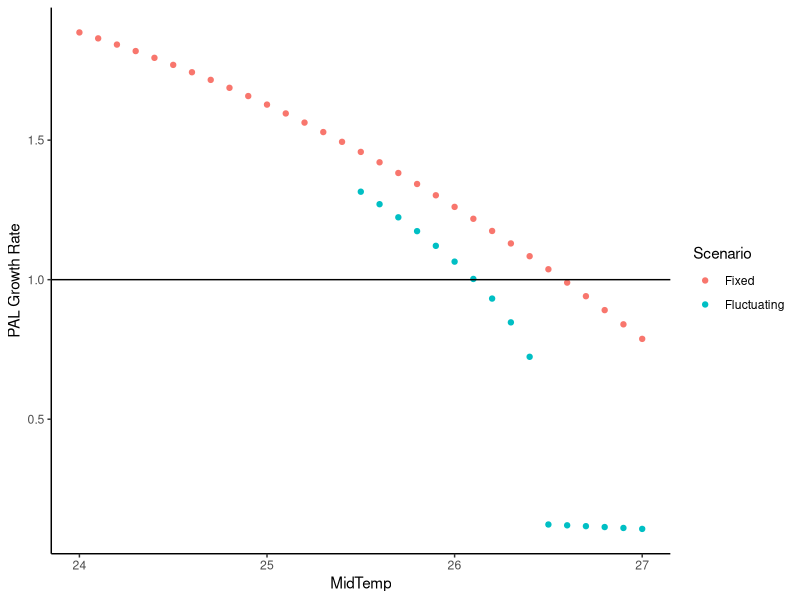

Recreate this plot in R.
## ---- chunk 1
knitr::opts_chunk$set(echo = TRUE)
## ---- chunk 2
library(tidyverse)
## ---- chunk 3
Av_PAL_vals <- read_csv('../Tables/CompositeParam_Temps_PAL.csv') %>%
  filter(  Temp %in% seq(22.5,28.7, by =0.1) ) %>%
  select(Temp, 
         PAL_lambda_av = PAL_lambda  ,
         PAL_alphaii_av = PAL_alphaii,
         PAL_alphaij_av = PAL_alphaij)

Av_PAN_vals <- read_csv('../Tables/CompositeParam_Temps_PAN.csv') %>%
  filter(  Temp %in% seq(22.5,28.7, by =0.1) ) %>%
  select(Temp, 
         PAN_lambda_av =  PAN_lambda  ,
         PAN_alphaii_av = PAN_alphaii,
         PAN_alphaij_av = PAN_alphaij)
## ---- chunk 4
MidTempDF <- data.frame( MidTemp = seq(from = 24,
                                       to = 27,
                                       by = 0.1),
                         MeanPAN_FLUC = NA, 
                         PAL_Growth_FLUC = NA,
                         MeanPAN_FIX = NA, 
                         PAL_Growth_FIX = NA)

N = 1000
Flucts <-   sample(c( -1.5, 0, 1.5), replace = TRUE, N)
## NB using r as shorthand for population growth rate (Nt/Nt+1, normally lambda), not as Instantaneous population growth rate

for( i in 1:nrow( MidTempDF)){
  
  #####
  # Under Fluctuations 
  TempSeq = MidTempDF$MidTemp[i]+Flucts
  left_join(data.frame(Temp = TempSeq), Av_PAN_vals, by = 'Temp') -> ParamSeqDF
  
  # PAN counts
  Pop_Vec = rep(NA,N)
  Pop_Vec[1] <- 10
  for(t in 2:N){
    Pop_Vec[t] <-  Pop_Vec[t-1] *  ParamSeqDF$PAN_lambda_av[t] / ( 1+ (Pop_Vec[t-1]-1)*ParamSeqDF$PAN_alphaii_av[t] )
  }
  
  # PAL growth rates 
  left_join(data.frame(Temp = TempSeq), Av_PAL_vals, by = 'Temp') -> PAL_SeqDF
  PAL_r_vec = PAL_SeqDF$PAL_lambda_av / (1 + Pop_Vec* PAL_SeqDF$PAL_alphaij_av )
  MidTempDF$MeanPAN_FLUC[i] = mean(Pop_Vec[ 101:N ])           # drop first 100 as a burn in
  MidTempDF$PAL_Growth_FLUC[i] = exp(mean(log(PAL_r_vec[ 101:N ]  )))
  
  #########
  # Under steady state (following through in full, to make sure no artefacts)
  TempSeq = rep(MidTempDF$MidTemp[i], N)
  left_join(data.frame(Temp = TempSeq), Av_PAN_vals, by = 'Temp') -> ParamSeqDF
  
  # PAN counts
  Pop_Vec = rep(NA, N)
  Pop_Vec[1] <- 10
  for(t in 2:N){
    Pop_Vec[t] <-  Pop_Vec[t-1] *  ParamSeqDF$PAN_lambda_av[t] / ( 1+ (Pop_Vec[t-1]-1)*ParamSeqDF$PAN_alphaii_av[t] )
  }
  
  # PAL growth rates 
  left_join(data.frame(Temp = TempSeq), Av_PAL_vals, by = 'Temp') -> PAL_SeqDF
  PAL_r_vec = PAL_SeqDF$PAL_lambda_av / (1 + Pop_Vec* PAL_SeqDF$PAL_alphaij_av )
  MidTempDF$MeanPAN_FIX[i] = mean(Pop_Vec[ 101:N ])           # drop first 100 as a burn in
  #  MidTempDF$PAL_Growth_FIX[i] = mean(PAL_r_vec[ 101:N ]  )
  MidTempDF$PAL_Growth_FIX[i] = exp(mean(log(PAL_r_vec[ 101:N ]  )))
  
}
## ---- chunk 5

MidTempDF %>%
  select( MidTemp,
          Fluctuating = PAL_Growth_FLUC,
          Fixed = PAL_Growth_FIX   ) %>%
  pivot_longer(names_to = 'Scenario',
               values_to = 'PAL Growth Rate' ,
               cols = -MidTemp)%>%
  ggplot(aes( x = MidTemp))+
  geom_point( aes( y = `PAL Growth Rate` , col = Scenario))+
  geom_hline( yintercept  =1)+
  theme_classic()

## ---- chunk 6
sessionInfo()

